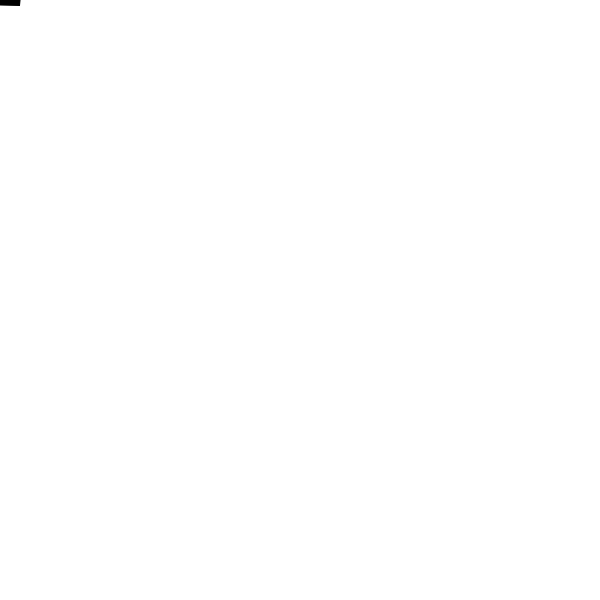
Frame 1 (no input)
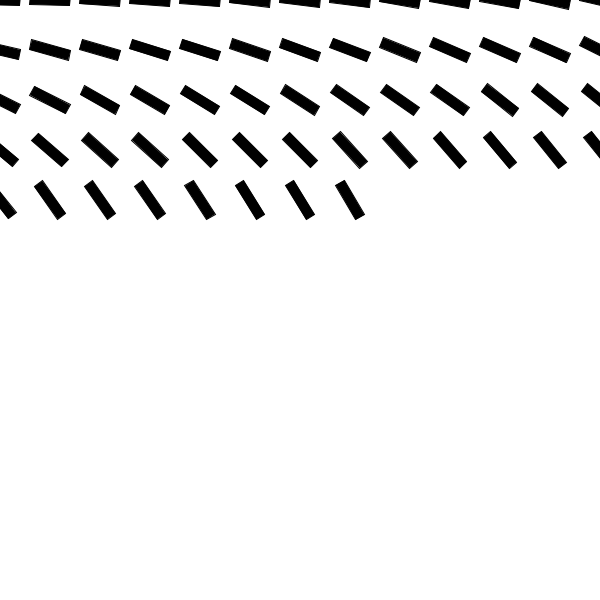
Frame 60 (the mouse pressed at the canvas centre just before this capture)
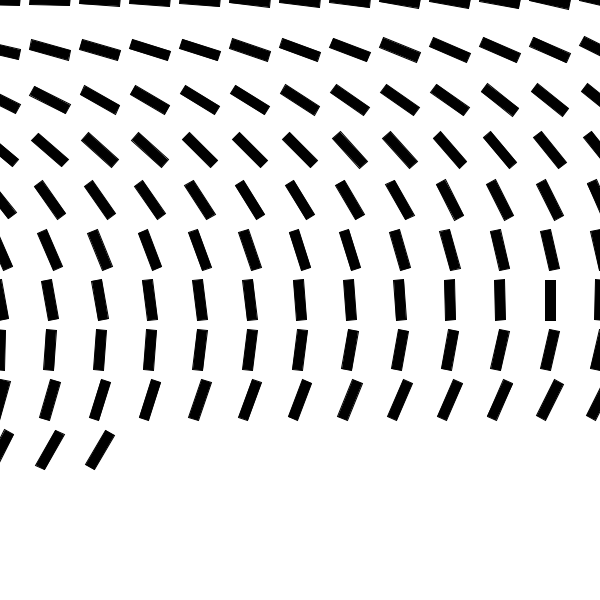
Frame 120 (the mouse held since frame 60 and released just before this capture)

The Processing sketch that drew these frames (run headless with seeded random() and noise(); from frame 60 on, the mouse is pressed at the canvas centre):

// Processing sketch: s13_rot_grid
// ── s13_rot_grid.pde
float x;
float y;
void setup() {
  size(600, 600);
  background(255);
  rectMode(CENTER);
  fill(0);
}
void draw() {
  pushMatrix();
  translate(x, y);
  rotate(radians(frameCount));
  rect(0, 0, 40, 10);
  popMatrix();
  
  x = x + 50;
  if(x > width) {
    x = 0;
    y = y + 50;
  }
}
void keyPressed() {
  if(key == 's') {
    save("result.png");
  }
}
